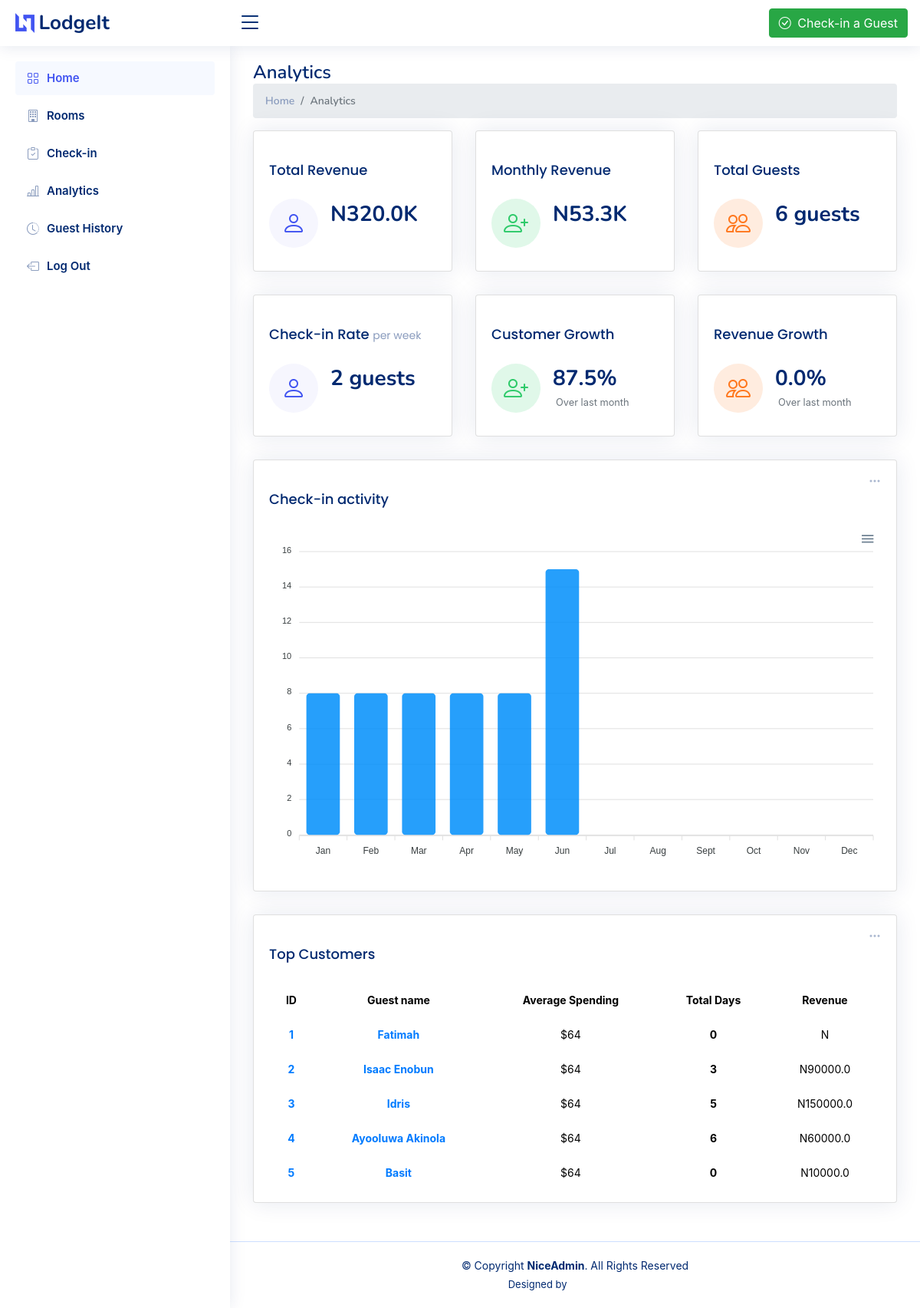
Before: /analytics with the older database file.
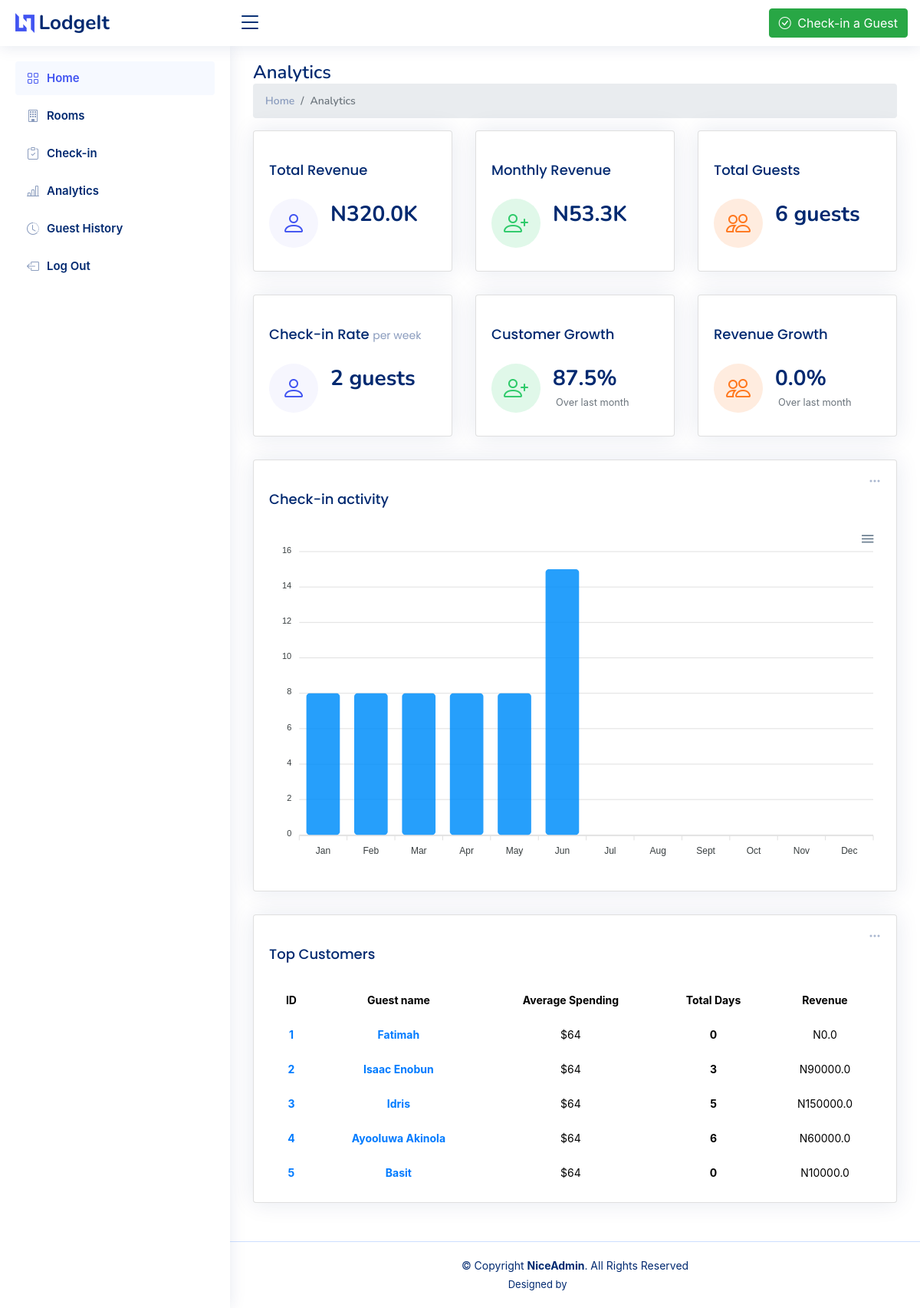
After: the same page with the newer database file.
### LodgeApp/models.py (models this page shows, shortened)
class Guest(models.Model):
    name = models.CharField(max_length=50)
    email = models.EmailField()
    number = models.IntegerField()
    room  = models.ForeignKey(Room, on_delete=models.CASCADE)
    check_in = models.DateTimeField(auto_now_add=True)
    staff = models.ForeignKey(Staff, on_delete=models.CASCADE)
    check_out = models.DateTimeField(null=True,blank=True)
    revenue = models.ForeignKey(Revenue, on_delete=models.CASCADE, null=True, blank=True)

class Revenue(models.Model):
    revenue = models.DecimalField(max_digits=10, decimal_places=1, default=0)

### LodgeApp/views.py (the view)
# urls.py: path('analytics', views.analytics, name='analytics'),
def analytics(request):
    top_guests = Guest.objects.all().order_by('-id')[:5]
    guests = Guest.objects.all()
    check_ins = CheckIns.objects.filter(time__year=timezone.now().year)
    year_dict = {i:0 for i in range(1,13)}
    for check_in in check_ins:
        month = check_in.time.month
        year_dict[month] += 1
    check_in_data = [8,8,8,8,8,15]
    check_in_rate = int(np.sum(check_in_data)/(timezone.now().month * 4))
    if timezone.now().month == 1:
        guest_growth = 0
    else:
        try:
            guest_growth = (check_in_data[(timezone.now().month)-1] - check_in_data[(timezone.now().month)-2])/check_in_data[(timezone.now().month)-2] *100
        except:
            guest_growth = 0
    total_revenue = 0
    for guest in guests:
        try:
            rev = guest.revenue
            total_revenue += rev.revenue
        except:
            total_revenue += 0
    monthly_revenue = (total_revenue/(timezone.now().month))/1000
    month_revenue_guests = Guest.objects.filter(check_out__month=timezone.now().month)
    if timezone.now().month != 1:
        prev_month_revenue_guests = Guest.objects.filter(check_out__month=(timezone.now().month)-1)
    else:
        prev_month_revenue_guests = {}
    month_revenue = 0
    for guests in month_revenue_guests:
        revenue = guests.revenue
        try:
            month_revenue+= revenue.revenue
        except:
            month_revenue+= 0
    prev_month_revenue = 0
    for guests in prev_month_revenue_guests:
        revenue = guests.revenue
        try:
            prev_month_revenue+= revenue.revenue
        except:
            prev_month_revenue+= 0
    try:
        revenue_growth = ((month_revenue-prev_month_revenue)/prev_month_revenue)*100
    except:
        revenue_growth = 0
    context = {'check_in_data':check_in_data, 'guests':Guest.objects.all(), 'top_guests':top_guests, 'check_in_rate':check_in_rate, 'guest_growth':guest_growth, 'total_revenue':int(total_revenue)/1000, 'monthly_revenue':monthly_revenue, 'revenue_growth':revenue_growth, 'page_name':'Analytics'}
    return render(request, 'analytics.html', context)

### LodgeApp/templates/analytics.html (shortened to what this page needs)
{% extends 'base.html' %}
{% load static %}
{% load custom_filters %}
{% load custom_tags %}
{% block content %}
<body>
  {% include 'partials/_header.html' %}
  {% include 'sidebar.html' %}
  <main id="main" class="main">
    <div class="pagetitle">
      <h1>Analytics</h1>
      <nav>
        <ol class="breadcrumb">
          <li class="breadcrumb-item"><a href="#">Home</a></li>
          <li class="breadcrumb-item active">Analytics</li>
        </ol>
      </nav>
    </div>
    <section class="section dashboard">
      <div class="row">
        <div class="col-xxl-6 col-xl-12 col-lg-12 col-md-12">
          <div class="row">
            <div class="col-xxl-6 col-xl-4 col-lg-4 col-md-6">
              <div class="card info-card sales-card">
                <div class="card-body">
                  <h5 class="card-title">Total Revenue </h5>
                  <div class="d-flex align-items-center">
                    <div
                      class="card-icon rounded-circle d-flex align-items-center justify-content-center"
                    >
                      <i class="bi bi-person"></i>
                    </div>
                    <div class="ps-3">
                      <h6>N{{total_revenue|stringformat:".1f"}}K</h6>
                      <span class="text-muted small pt-2 ps-1"></span>
                    </div>
                  </div>
                </div>
              </div>
            </div>
            <div class="col-xxl-6 col-xl-4 col-lg-4 col-md-6">
              <div class="card info-card revenue-card">
                <div class="card-body">
                  <h5 class="card-title">
                    Monthly Revenue
                  </h5>
                  <div class="d-flex align-items-center">
                    <div
                      class="card-icon rounded-circle d-flex align-items-center justify-content-center"
                    >
                      <i class="bi bi-person-plus"></i>
                    </div>
                    <div class="ps-3">
                      <h6>N{{monthly_revenue|stringformat:".1f"}}K</h6>
                      <span class="text-muted small pt-2 ps-1"></span>
                    </div>
                  </div>
                </div>
              </div>
            </div>
            <div class="col-xxl-6 col-xl-4 col-lg-4 col-md-6">
              <div class="card info-card customers-card">
                <div class="card-body">
                  <h5 class="card-title">
                    Total Guests
                  </h5>
                  <div class="d-flex align-items-center">
                    <div
                      class="card-icon rounded-circle d-flex align-items-center justify-content-center"
                    >
                      <i class="bi bi-people"></i>
                    </div>
                    <div class="ps-3">
                      <h6>{{guests|length}} guests</h6>
                      <span class="text-muted small pt-2 ps-1"></span>
                    </div>
                  </div>
                </div>
              </div>
            </div>
            <div class="col-xxl-6 col-xl-4 col-lg-4 col-md-6">
              <div class="card info-card sales-card">
                <div class="card-body">
                  <h5 class="card-title">
                    Check-in Rate <span>per week</span>
                  </h5>
                  <div class="d-flex align-items-center">
                    <div
                      class="card-icon rounded-circle d-flex align-items-center justify-content-center"
                    >
                      <i class="bi bi-person"></i>
                    </div>
                    <div class="ps-3">
                      <h6>{{check_in_rate}} guests</h6>
                      <span class="text-muted small pt-2 ps-1"></span>
                    </div>
                  </div>
                </div>
              </div>
            </div>
            <div class="col-xxl-6 col-xl-4 col-lg-4 col-md-6">
              <div class="card info-card revenue-card">
                <div class="card-body">
                  <h5 class="card-title">Customer Growth </h5>
                  <div class="d-flex align-items-center">
                    <div
                      class="card-icon rounded-circle d-flex align-items-center justify-content-center"
                    >
                      <i class="bi bi-person-plus"></i>
                    </div>
                    <div class="ps-3">
                      <h6>{{guest_growth|stringformat:".1f"}}%</h6>
                      <span class="text-muted small pt-2 ps-1">Over last month</span>
                    </div>
                  </div>
                </div>
              </div>
            </div>
            <div class="col-xxl-6 col-xl-4 col-lg-4 col-md-6">
              <div class="card info-card customers-card">
                <div class="card-body">
                  <h5 class="card-title">
                    Revenue Growth
                  </h5>
                  <div class="d-flex align-items-center">
                    <div
                      class="card-icon rounded-circle d-flex align-items-center justify-content-center"
                    >
                      <i class="bi bi-people"></i>
                    </div>
                    <div class="ps-3">
                      <h6>{{revenue_growth|stringformat:".1f"}}%</h6>
                      <span class="text-muted small pt-2 ps-1">Over last month</span>
                    </div>
                  </div>
                </div>
              </div>
            </div>
          </div>
        </div>
        <div class="col-xxl-6 col-xl-12 col-lg-12">
          <div class="card">
            <div class="card-body">
              <h5 class="card-title">Check-in activity</h5>
              <div class="filter">
                <a class="icon" href="#" data-bs-toggle="dropdown"
                  ><i class="bi bi-three-dots"></i
                ></a>
              </div>
              <div id="barChart"></div>
            </div>
          </div>
        </div>
        <div class="col-12">
          <div class="card top-selling overflow-auto">
            <div class="filter">
              <a class="icon" href="#" data-bs-toggle="dropdown"
                ><i class="bi bi-three-dots"></i
              ></a>
            </div>
            <div class="card-body pb-0">
              <h5 class="card-title">Top Customers </h5>
              <table class="table table-borderless text-center">
                <thead>
                  <tr>
                    <th scope="col">ID</th>
                    <th scope="col">Guest name</th>
                    <th scope="col">Average Spending</th>
                    <th scope="col">Total Days</th>
                    <th scope="col">Revenue</th>
                  </tr>
                </thead>
                <tbody>
                  {% for guest in top_guests %}
                  <tr>
                      <th scope="row">
                        <a href="#">{{ forloop.counter }}</a>
                      </th>
                      <td>
                        <a href="#" class="text-primary fw-bold"
                          >{{guest.name}}</a
                        >
                      </td>
                      <td>$64</td>
                      <td class="fw-bold">{{guest.check_in|days_between:guest.check_out}}</td>
                      <td>N{{ guest.revenue.revenue | revenue }}</td>
                    </tr>
                  {% endfor %}
                </tbody>
              </table>
            </div>
          </div>
        </div>
      </div>
    </section>
  </main>
  <footer id="footer" class="footer">
    <div class="copyright">
      &copy; Copyright <strong><span>NiceAdmin</span></strong
      >. All Rights Reserved
    </div>
    <div class="credits">
      Designed by <a href="https://bootstrapmade.com/">BootstrapMade</a>
    </div>
  </footer>
</body>
{% endblock content %}

### LodgeApp/templates/base.html (shortened to what this page needs)
{% load static %}
<!DOCTYPE html>
<html lang="en">
  <head>
    {% include 'head.html' %}
  </head>
    {% block content %}
    {% endblock content %}
</html>

### LodgeApp/templates/head.html (shortened to what this page needs)
{% load static %}
<link
    href="{% static 'vendor/bootstrap/css/bootstrap.min.css' %}"
    rel="stylesheet"
/>
<link
    href="{% static 'vendor/bootstrap-icons/bootstrap-icons.css' %}"
    rel="stylesheet"
/>
<link
    href="{% static 'vendor/boxicons/css/boxicons.min.css' %}"
    rel="stylesheet"
/>
<link href="{% static 'vendor/quill/quill.snow.css' %}" rel="stylesheet" />
<link href="{% static 'vendor/quill/quill.bubble.css' %}" rel="stylesheet" />
<link href="{% static 'vendor/remixicon/remixicon.css' %}" rel="stylesheet" />
<link
    href="{% static 'vendor/simple-datatables/style.css' %}"
    rel="stylesheet"
/>
<link href="{% static 'css/style.css' %}" rel="stylesheet" />
<link rel="stylesheet" href="{% static 'css/room-carousel.css' %}">

### LodgeApp/templates/partials/_header.html
{% load static %}
<header id="header" class="header fixed-top d-flex align-items-center">
    <div class="d-flex align-items-center justify-content-between">
        <a href="{% url 'dashboard' %}" class="logo d-flex align-items-center">
        <img src="{% static 'img/logo.png' %}" alt="" />
        <span class="d-none d-lg-block">LodgeIt</span>
        </a>
        <i class="bi bi-list toggle-sidebar-btn"></i>
    </div>
    <nav class="header-nav ms-auto">
        <ul class="d-flex align-items-center">
        <li class="nav-item pe-3">
            <a href="{% url 'check-in' %}">
            <button type="button" class="btn btn-success">
                <i class="bi bi-check-circle me-1"></i> Check-in a Guest
            </button>
            </a>
        </li>
        </ul>
    </nav>
    </header>

### LodgeApp/templates/sidebar.html
{% load static %}
<aside id="sidebar" class="sidebar">
    <ul class="sidebar-nav" id="sidebar-nav">
      <li class="nav-item">
        <a class="nav-link" href="{% url 'dashboard' %}">
          <i class="bi bi-grid"></i>
          <span>Home</span>
        </a>
      </li>
      <li class="nav-item">
        <a class="nav-link collapsed" href="{% url 'rooms' %}">
          <i class="bi bi-building"></i>
          <span>Rooms</span>
        </a>
      </li>
      <li class="nav-item">
        <a class="nav-link collapsed" href="{% url 'check-in' %}">
          <i class="bi bi-clipboard-check"></i>
          <span>Check-in</span>
        </a>
      </li>
      <li class="nav-item">
        <a class="nav-link collapsed" href="{% url 'analytics' %}">
          <i class="bi bi-bar-chart-line"></i>
          <span>Analytics</span>
        </a>
      </li>
      <li class="nav-item">
        <a class="nav-link collapsed" href="{% url 'history' %}">
          <i class="bi bi-clock-history"></i>
          <span>Guest History</span>
        </a>
      </li>
      <li class="nav-item">
        <a class="nav-link collapsed" href="{% url 'logout' %}">
          <i class="bi bi-box-arrow-left"></i>
          <span>Log Out</span>
        </a>
      </li>
    </ul>
  </aside>

### LodgeApp/templates/scripts.html (shortened to what this page needs)
{% load static %}

Changed rows visible on the page:
changed Guest "Fatimah": revenue.revenue|revenue (not shown) → "0.0"
